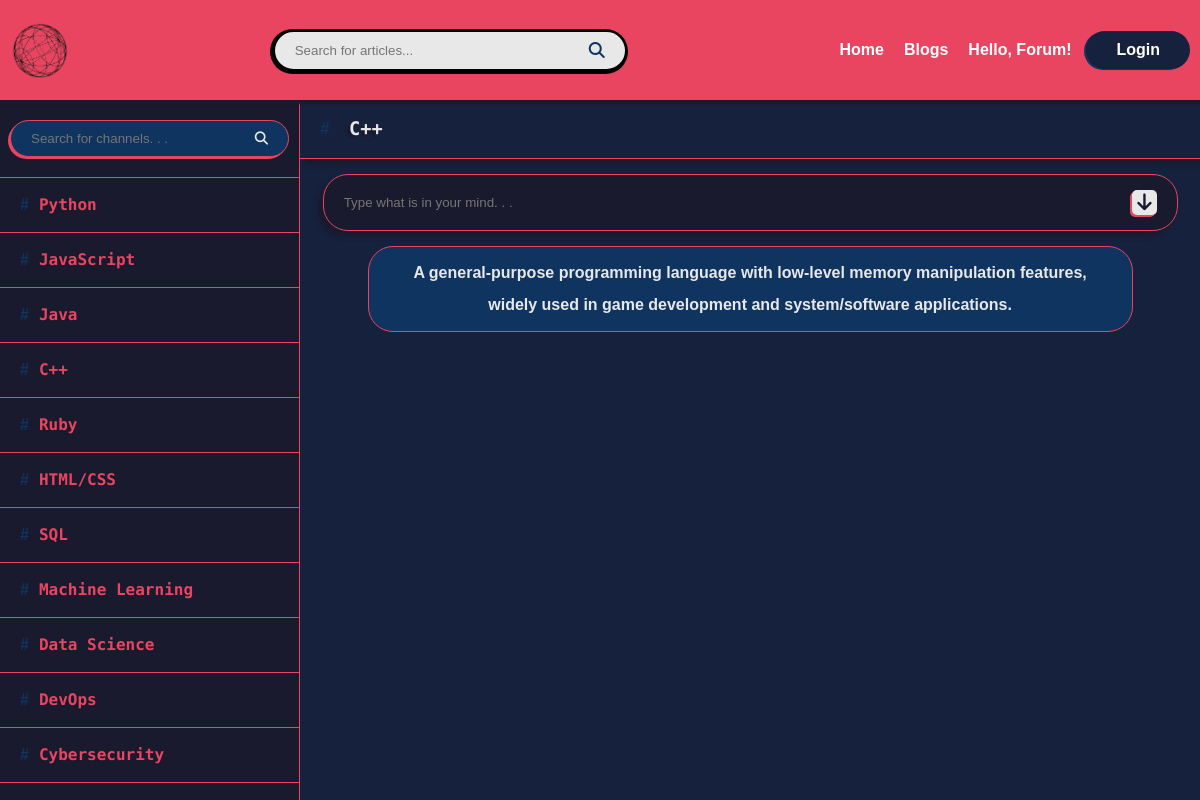
The page /hello_forum/channel/4/ on the database its author committed.
### Forum/models.py (models this page shows)
class Channel(models.Model):
    name = models.CharField(max_length=100)
    description = models.TextField(blank=True)
    def __str__(self):
        return self.name

### Forum/views.py (the view, shortened to what this page needs)
# urls.py: path('channel/<int:id>/', views.channel_page, name='channel_page'),
def channel_page(request, id):
    channels = Channel.objects.all()
    current_channel = Channel.objects.get(id=id)
    posts = Post.objects.filter(channel=current_channel)[::-1]
    results = []
    if request.method == 'POST':
        query = request.POST.get('search-channel', '')
        for channel in channels:
            if query.lower() in channel.name.lower():
                results.append(channel)
        context = {
            'current_channel': current_channel,
            'channels': results,
            'posts': posts,
        }
    else:
        context = {
            'current_channel': current_channel,
            'channels': channels,
            'posts': posts,
        }
    return render(request, 'Forum/channel_page.html', context)

### templates/Forum/channel_page.html (shortened to what this page needs)
{% extends 'layout.html' %}  {% block content %}
<div class="content">
  <aside>
    <ul>
      <li class="search">
        <form
          method="POST"
        >
          <input
            type="text"
            name="search-channel"
            placeholder="Search for channels. . ."
          />
          <button value="submit">
            <i class="fa-solid fa-magnifying-glass"></i>
          </button>
        </form>
      </li>
      {% for channel in channels %}
      <li>
        <a href="{% url 'channel_page' channel.id %}">
          <span>#</span>
          <h4>{{channel.name}}</h4>
        </a>
      </li>
      {% endfor %}
    </ul>
  </aside>
  <div class="channel">
    <header class="channel_head">
      <span>#</span>
      <h3>{{current_channel}}</h3>
    </header>
    <div class="post-log">
      <form method="POST" action="{% url 'add_post' current_channel.id %}">
        <div class="input">
          <input
            type="text"
            name="post-content"
            placeholder="Type what is in your mind. . ."
          />
          <button value="submit">
            <i class="fa-solid fa-arrow-down"></i>
          </button>
        </div>
      </form>
      <div class="description">{{current_channel.description}}</div>
    </div>
  </div>
</div>
{% endblock %}

### static/css/styles.css (style rules this page uses)
:root { --main-color: #1a1a2e; --second-color: #16213e; --third-color: #0f3460; --header-color: #e94560; --text-color: #e8e8e8; }
* { margin: 0; padding: 0; box-sizing: border-box; scroll-behavior: smooth; }
body { background-color: var(--second-color); color: var(--text-color); font-family: Arial, sans-serif; }
ul { list-style: none; }
a { text-decoration: none; }
h1, h2, h3, h4, h5, h6 { color: var(--header-color); text-shadow: -3px 3px 0 var(--main-color); width: fit-content; font-family: "Fira Code", monospace; line-height: 1.5; }
header { width: 100%; background-color: var(--header-color); box-shadow: 0 2px 2px 2px var(--main-color); height: 100px; overflow: hidden; transition-duration: 0.5s; position: absolute; top: 0; left: 0; z-index: 103; }

### templates/Forum/channel_page.html (style rules this page uses)
.content { margin-top: 100px; height: calc(100vh - 100px); display: flex; }
aside { background-color: var(--main-color); border-right: 1px solid var(--header-color); width: 400px; height: calc(100vh - 100px); overflow-y: scroll; }
aside ul li { border-bottom: 1px solid var(--header-color); transition-duration: 0.3s; }
aside ul li a { padding: 15px 20px; display: flex; align-items: center; }
aside ul li h4 { transition-duration: 0.3s; text-shadow: -2px 1px 0 var(--main-color); }
aside ul li span { color: var(--third-color); margin-right: 10px; font-weight: 600; transition-duration: 0.3s; }
aside ul li.search { display: flex; justify-content: center; align-items: center; padding: 20px 10px; gap: 10px; }
aside li.search form { display: flex; align-items: center; width: 100%; background-color: var(--third-color); padding: 10px 20px; border-radius: 25px; border: 1px solid var(--header-color); box-shadow: -2px 2px 0 0 var(--header-color); transition-duration: 0.3s; }
aside li.search input, aside li.search button { background-color: transparent; outline: none; border: none; color: var(--text-color); }
aside li.search input { width: 100%; caret-color: var(--header-color); }
aside li.search button { cursor: pointer; }
.channel { width: 100%; height: calc(100vh - 100px); }
.channel_head { background-color: var(--second-color); box-shadow: 5px 5px 5px 0 var(--main-color); border-bottom: 1px solid var(--header-color); height: fit-content; padding: 15px 20px; position: relative; top: 0; left: 0; display: flex; align-items: center; gap: 20px; z-index: 101; }
.channel_head h3 { color: var(--text-color); }
.channel_head span { color: var(--third-color); font-weight: 600; }
.channel .input { background-color: var(--main-color); border: 1px solid var(--header-color); box-shadow: -5px 5px 5px 0 var(--main-color); border-radius: 25px; width: 95%; margin: 15px auto; padding: 15px 20px; display: flex; align-items: center; transition-duration: 0.3s; }
.channel .input input, .channel .input button { outline: none; border: none; background-color: transparent; }
.channel .input input { width: 100%; caret-color: var(--header-color); color: var(--text-color); }
.channel .input button { font-size: 1.2rem; border-radius: 5px; width: 25px; height: 25px; background-color: var(--text-color); color: var(--main-color); box-shadow: -2px 2px 0 0 var(--header-color); cursor: pointer; }
.channel .post-log { height: calc(100% - 60px); overflow-y: scroll; }
.channel .post-log .description { background-color: var(--third-color); border: 1px solid var(--header-color); width: 85%; margin: 10px auto; padding: 10px 30px; text-align: center; border-radius: 25px; line-height: 2; font-weight: 600; }

### rows shown on the page
Channel: name "Python"
Channel: name "JavaScript"
Channel: name "Java"
Channel: name "C++", description "A general-purpose programming language with low-level memory manipulation features, widely used in game development and system/software applications."
Channel: name "Ruby"
Channel: name "HTML/CSS"
Channel: name "SQL"
Channel: name "Machine Learning"
Channel: name "Data Science"
Channel: name "DevOps"
Channel: name "Cybersecurity"
